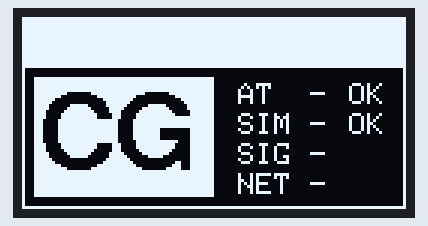
This sketch was run on a simulated Arduino Uno, built with avr-gcc and run on an emulated ATmega328P. Parts: 128×64 one-colour display.

Above: at 0.1 s.

The sketch:

main.ino
```cpp
#include <Wire.h>
#include <Adafruit_GFX.h>
#include <Adafruit_SSD1306.h>
#include <Fonts/FreeSansBold18pt7b.h>

static constexpr uint8_t  SCREEN_WIDTH   = 128;
static constexpr uint8_t  SCREEN_HEIGHT  = 64;
static constexpr uint8_t  SCREEN_ADDRESS = 0x3C;
static constexpr uint8_t  BANNER_HEIGHT  = 16;

static Adafruit_SSD1306 display(SCREEN_WIDTH, SCREEN_HEIGHT, &Wire, -1);

int BANNER_POS;

int stringLength(const char* text){
  int x;
  while(text[x]){x++;}
  return x;
}

char* clippedText(const char* OG_text){
  char clippedTxT[21];


  return clippedTxT;
}

static void drawTopBar(const char* text) {
  display.fillRect(0, 0, SCREEN_WIDTH, BANNER_HEIGHT, WHITE);
  display.setFont(NULL);
  display.setTextColor(BLACK);
  display.setTextSize(1);
  display.setCursor(2, 4);


}

static void drawBootScreen(int checks){
  display.drawRect(0, BANNER_HEIGHT, SCREEN_WIDTH, SCREEN_HEIGHT-BANNER_HEIGHT, WHITE);
  display.fillRect(4, BANNER_HEIGHT+4, (SCREEN_WIDTH/2)-4 , (SCREEN_HEIGHT-BANNER_HEIGHT)-8, WHITE);

  display.setFont(&FreeSansBold18pt7b);
  display.setTextColor(BLACK);
  display.setTextSize(1);
  display.setCursor(6, 50);
  display.print(F("CG"));

  display.setFont(NULL);
  display.setTextColor(WHITE);
  display.setCursor((SCREEN_WIDTH/2)+8, BANNER_HEIGHT+6);
  display.print(F("AT  -"));
  display.setCursor((SCREEN_WIDTH/2)+8, BANNER_HEIGHT+6+10);
  display.print(F("SIM -"));
  display.setCursor((SCREEN_WIDTH/2)+8, BANNER_HEIGHT+6+20);
  display.print(F("SIG -"));
  display.setCursor((SCREEN_WIDTH/2)+8, BANNER_HEIGHT+6+30);
  display.print(F("NET -"));

  if(checks>=1){
    display.setCursor((SCREEN_WIDTH/2)+45, BANNER_HEIGHT+6);
    display.print(F("OK"));
  }
  if(checks>=2){
    display.setCursor((SCREEN_WIDTH/2)+45, BANNER_HEIGHT+6+10);
    display.print(F("OK"));
  }
  if(checks>=3){
    display.setCursor((SCREEN_WIDTH/2)+45, BANNER_HEIGHT+6+20);
    display.print(F("OK"));
  }
  if(checks>=4){
    display.setCursor((SCREEN_WIDTH/2)+45, BANNER_HEIGHT+6+30);
    display.print(F("OK"));
  }
}

void setup() {
  Serial.begin(115200);
  Wire.begin();
  if (!display.begin(SSD1306_SWITCHCAPVCC, SCREEN_ADDRESS)) {delay(100);}
  display.clearDisplay();
}

void loop() {
  drawTopBar("COPPER GUARD - SLT R&D - DIGITAL LAB");
  drawBootScreen(2);
  display.display();
  delay(500);
}
```
